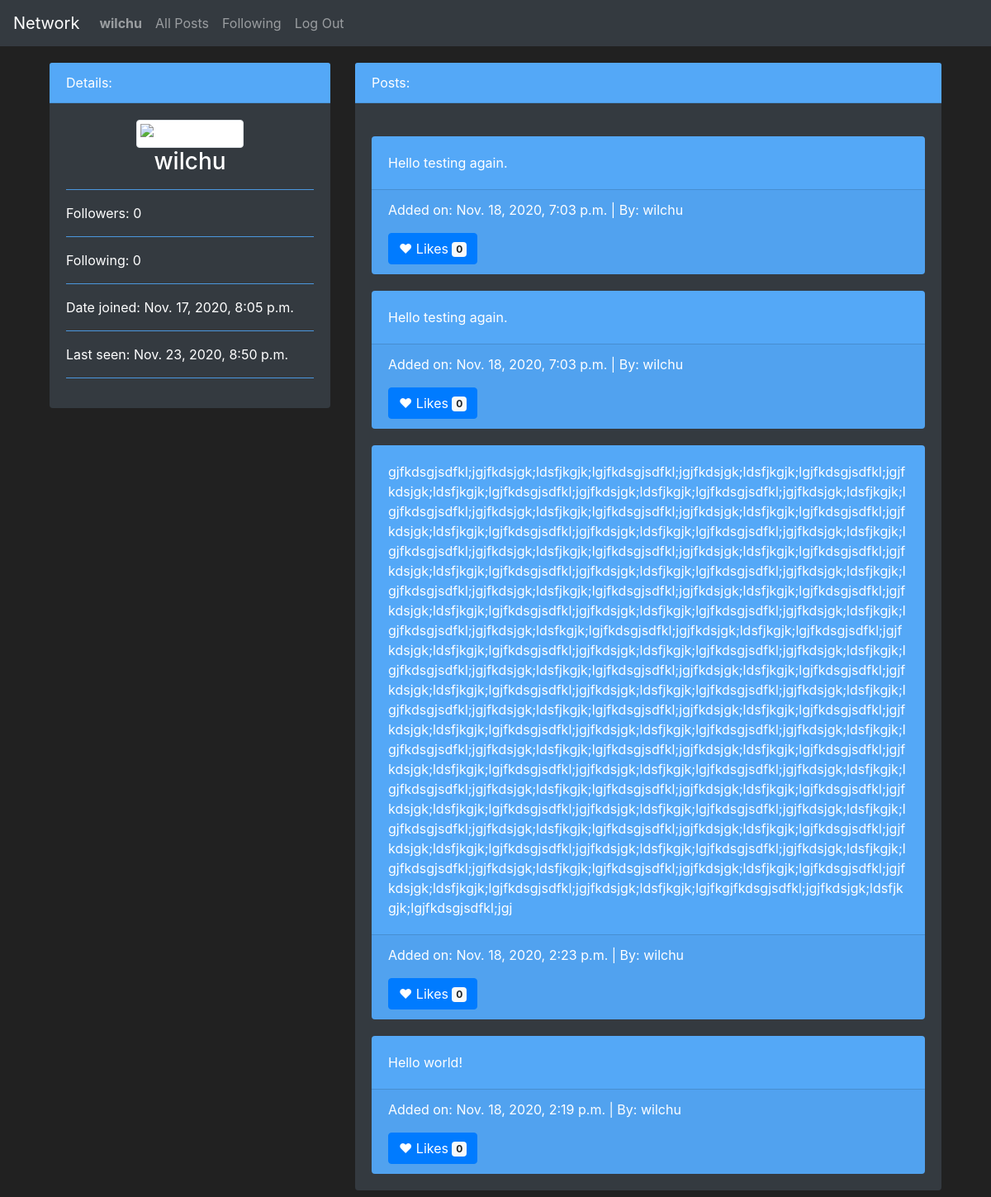
The app's page /profil/2 (signed in), older data.
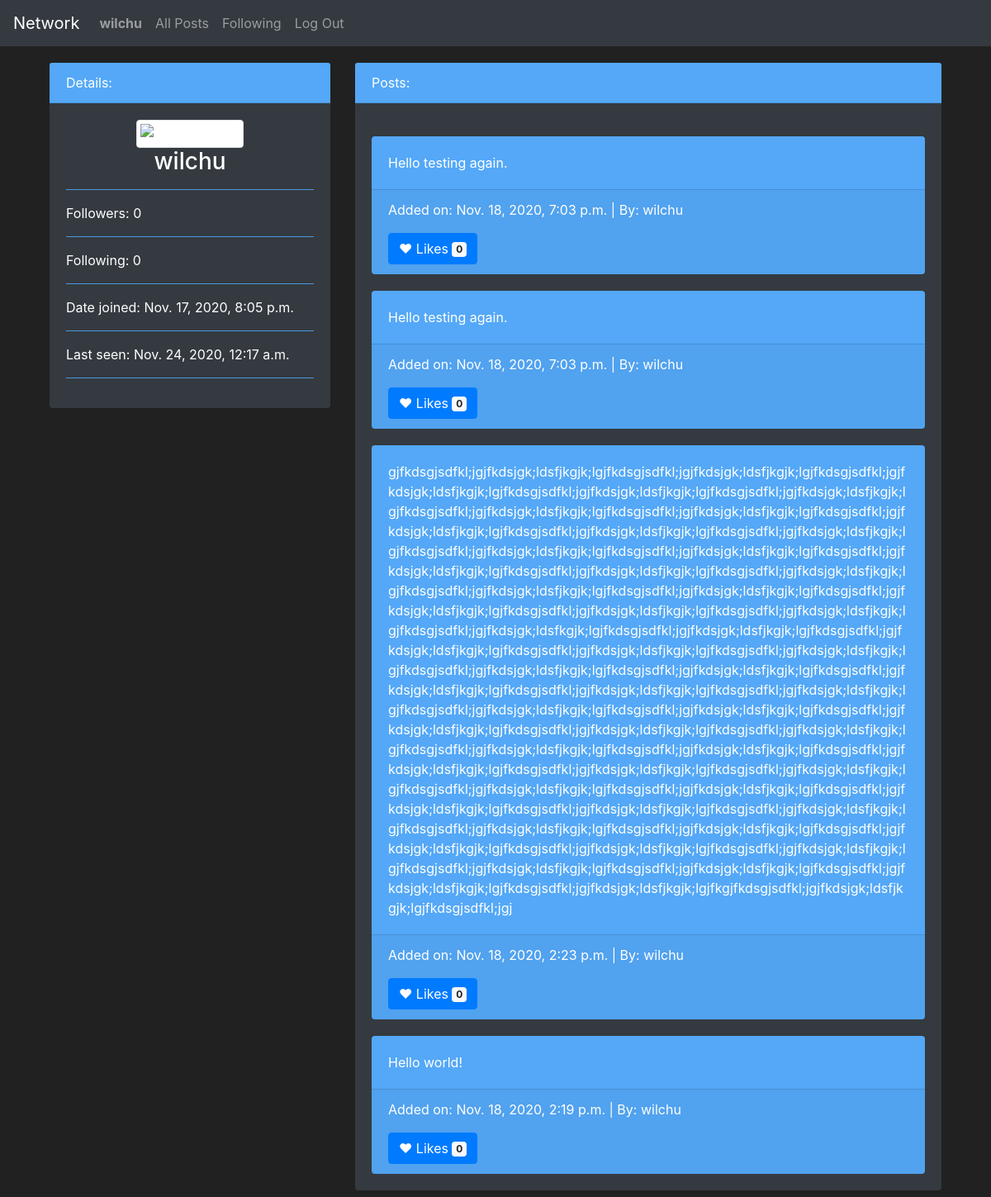
The same page, newer data.
### network/models.py (models this page shows, shortened)
class User(AbstractUser):
    followers = models.IntegerField(default=0)
    following = models.IntegerField(default=0)

class Posts(models.Model):
    post_owner = models.ForeignKey(User, on_delete=models.CASCADE)
    post_content = models.CharField(max_length=2000)
    post_likes = models.IntegerField(default=0)
    post_date = models.DateTimeField(auto_now_add=True)

### network/views.py (the view, shortened to what this page needs)
# urls.py: path("profil/<int:userID>", views.profil, name="profil")
def profil(request, userID):
    try:
        get_user = User.objects.get(pk=int(userID))
    except ObjectDoesNotExist:
        return HttpResponseNotFound('<h1>User not found</h1>')
    follower = User.objects.get(pk=int(request.user.id))
    follow_object = Follows.objects.filter(follower = follower).filter(target = get_user)
    if follow_object:
        is_following = True
    else:
        is_following = False
    return render(request, 'network/profil.html', {
        'user_id': get_user.id,
        'user_nickname': get_user.username,
        'user_followers': get_user.followers,
        'user_following': get_user.following,
        'user_joined': get_user.date_joined,
        'user_seen': get_user.last_login,
        'user_posts': Posts.objects.all().filter(post_owner = get_user).order_by('-post_date'),
        "follow_status": is_following
    })

### network/templates/network/profil.html (shortened to what this page needs)
{% extends "network/layout.html" %}
{% block body %}
    <section>
        <div class="container">
            <div class="row">
                <div class="col-md-4">
                    <div class="card text-white bg-dark mb-3">
                        <div class="card-header">Details:</div>
                        <div class="card-body">
                          <div class="text-center">
                            <img src="https://cdn.pixabay.com/photo/2015/10/05/22/37/blank-profile-picture-973460_960_720.png" width="200px;"class="img-thumbnail" alt="Icon of a user">
                            <h3 class="card-title">{{ user_nickname }}</h3>
                          </div>
                          <hr>
                          <p class="card-text">Followers: {{ user_followers }}</p>
                          <hr>
                          <p class="card-text">Following: {{ user_following }}</p>
                          <hr>
                          <p class="card-text">Date joined: {{ user_joined }}</p>
                          <hr>
                          <p class="card-text">Last seen: {{ user_seen }}</p>
                          <hr>
                        </div>
                      </div>
                </div>
                <div class="col-md-8">
                    <div class="card text-white bg-dark mb-3">
                        <div class="card-header">Posts:</div>
                        <div class="card-body">
                           {% for post in user_posts %}
                              <div class="card bg-blue text-white">
                                <div class="card-body">
                                  <p class="card-text">{{ post.post_content }}</p>
                                </div>
                                <div class="card-footer">
                                  <p>Added on: {{ post.post_date }} | By: {{ post.post_owner }}</p>
                                  <button type="button" class="btn btn-primary">
                                    &hearts; Likes <span class="badge badge-light">{{ post.post_likes }}</span>
                                  </button>
                                </div>
                              </div>
                              {% empty %}
                              <h4>No posts to display yet.</h4>
                           {% endfor %}
                        </div>
                      </div>
                </div>
            </div>
        </div>
    </section>
{% endblock %}

### network/templates/network/layout.html (shortened to what this page needs)
{% load static %}
<!DOCTYPE html>
<html lang="en">
    <head>
        <link rel="stylesheet" href="https://stackpath.bootstrapcdn.com/bootstrap/4.4.1/css/bootstrap.min.css">
        <link href="{% static 'network/styles.css' %}" rel="stylesheet">
    </head>
    <body>
        <nav class="navbar navbar-expand-lg navbar-dark bg-dark">
            <a class="navbar-brand" href="#">Network</a>
            <div>
              <ul class="navbar-nav mr-auto">
                {% if user.is_authenticated %}
                    <li class="nav-item">
                        <a class="nav-link" href="{% url 'profil' user.id %}"><strong>{{ user.username }}</strong></a>
                    </li>
                {% endif %}
                <li class="nav-item">
                  <a class="nav-link" href="{% url 'index' %}">All Posts</a>
                </li>
                {% if user.is_authenticated %}
                    <li class="nav-item">
                        <a class="nav-link" href="#">Following</a>
                    </li>
                    <li class="nav-item">
                        <a class="nav-link" href="{% url 'logout' %}">Log Out</a>
                    </li>
                {% endif %}
              </ul>
            </div>
          </nav>
        <div class="body container">
            {% block body %}
            {% endblock %}
        </div>
    </body>
</html>

### network/static/network/styles.css (style rules this page uses)
body { background-color: #212121; }
.card { margin-top: 20px; border: none; }
.card-header, hr, .bg-blue { background-color: #54a8f7 !important; }

Row changes from the older to the newer data that the page shows:
changed User "wilchu": last_login "Nov. 23, 2020, 8:50 p.m." → "Nov. 24, 2020, 12:17 a.m."
